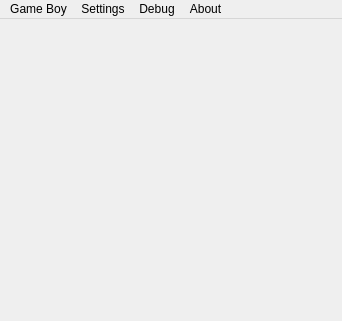
<?xml version="1.0" encoding="UTF-8"?>
<ui version="4.0">
 <class>MainWindow</class>
 <widget class="QMainWindow" name="MainWindow">
  <property name="geometry">
   <rect>
    <x>0</x>
    <y>0</y>
    <width>342</width>
    <height>321</height>
   </rect>
  </property>
  <property name="sizePolicy">
   <sizepolicy hsizetype="Preferred" vsizetype="Preferred">
    <horstretch>0</horstretch>
    <verstretch>0</verstretch>
   </sizepolicy>
  </property>
  <property name="windowTitle">
   <string>Gearboy</string>
  </property>
  <widget class="QWidget" name="centralwidget">
   <property name="sizePolicy">
    <sizepolicy hsizetype="Minimum" vsizetype="Minimum">
     <horstretch>0</horstretch>
     <verstretch>0</verstretch>
    </sizepolicy>
   </property>
   <property name="layoutDirection">
    <enum>Qt::LeftToRight</enum>
   </property>
   <property name="autoFillBackground">
    <bool>false</bool>
   </property>
  </widget>
  <widget class="QMenuBar" name="menubar">
   <property name="geometry">
    <rect>
     <x>0</x>
     <y>0</y>
     <width>342</width>
     <height>26</height>
    </rect>
   </property>
   <property name="sizePolicy">
    <sizepolicy hsizetype="Expanding" vsizetype="MinimumExpanding">
     <horstretch>0</horstretch>
     <verstretch>0</verstretch>
    </sizepolicy>
   </property>
   <widget class="QMenu" name="menuSettings">
    <property name="title">
     <string>Settings</string>
    </property>
    <widget class="QMenu" name="menuWindow_Size">
     <property name="title">
      <string>Window Size</string>
     </property>
     <addaction name="actionX_1"/>
     <addaction name="actionX_2"/>
     <addaction name="actionX_3"/>
     <addaction name="actionX_4"/>
     <addaction name="actionX_5"/>
    </widget>
    <addaction name="actionInput"/>
    <addaction name="actionVideo"/>
    <addaction name="actionSound"/>
    <addaction name="separator"/>
    <addaction name="menuWindow_Size"/>
    <addaction name="actionFullscreen"/>
    <addaction name="separator"/>
    <addaction name="actionForce_Game_Boy_DMG"/>
   </widget>
   <widget class="QMenu" name="menuAbout">
    <property name="title">
     <string>About</string>
    </property>
   </widget>
   <widget class="QMenu" name="menuDebug">
    <property name="title">
     <string>Debug</string>
    </property>
    <addaction name="actionDisassembler"/>
    <addaction name="actionOAM_Viewer"/>
    <addaction name="actionMap_Viewer"/>
    <addaction name="actionPalette_Viewer"/>
   </widget>
   <widget class="QMenu" name="menuGame_Boy">
    <property name="title">
     <string>Game Boy</string>
    </property>
    <widget class="QMenu" name="menuSelect_State_Slot">
     <property name="title">
      <string>Select State Slot</string>
     </property>
     <addaction name="action1"/>
     <addaction name="action2"/>
     <addaction name="action3"/>
     <addaction name="action4"/>
     <addaction name="action5"/>
    </widget>
    <addaction name="actionLoad_ROM"/>
    <addaction name="actionPause"/>
    <addaction name="actionReset"/>
    <addaction name="separator"/>
    <addaction name="menuSelect_State_Slot"/>
    <addaction name="actionSave_State"/>
    <addaction name="actionLoad_State"/>
    <addaction name="separator"/>
    <addaction name="actionSave_State_as"/>
    <addaction name="actionLad_State_from"/>
   </widget>
   <addaction name="menuGame_Boy"/>
   <addaction name="menuSettings"/>
   <addaction name="menuDebug"/>
   <addaction name="menuAbout"/>
  </widget>
  <action name="actionInput">
   <property name="text">
    <string>Input...</string>
   </property>
  </action>
  <action name="actionVideo">
   <property name="text">
    <string>Video...</string>
   </property>
  </action>
  <action name="actionSound">
   <property name="text">
    <string>Sound...</string>
   </property>
  </action>
  <action name="actionForce_Game_Boy_DMG">
   <property name="checkable">
    <bool>true</bool>
   </property>
   <property name="text">
    <string>Force Game Boy DMG</string>
   </property>
  </action>
  <action name="actionDisassembler">
   <property name="text">
    <string>Disassembler...</string>
   </property>
  </action>
  <action name="actionOAM_Viewer">
   <property name="text">
    <string>OAM Viewer...</string>
   </property>
  </action>
  <action name="actionMap_Viewer">
   <property name="text">
    <string>Map Viewer...</string>
   </property>
  </action>
  <action name="actionLoad_ROM">
   <property name="text">
    <string>Load ROM...</string>
   </property>
  </action>
  <action name="action1">
   <property name="checkable">
    <bool>true</bool>
   </property>
   <property name="text">
    <string>1</string>
   </property>
  </action>
  <action name="action2">
   <property name="checkable">
    <bool>true</bool>
   </property>
   <property name="text">
    <string>2</string>
   </property>
  </action>
  <action name="action3">
   <property name="checkable">
    <bool>true</bool>
   </property>
   <property name="text">
    <string>3</string>
   </property>
  </action>
  <action name="action4">
   <property name="checkable">
    <bool>true</bool>
   </property>
   <property name="text">
    <string>4</string>
   </property>
  </action>
  <action name="action5">
   <property name="checkable">
    <bool>true</bool>
   </property>
   <property name="text">
    <string>5</string>
   </property>
  </action>
  <action name="actionSave_State">
   <property name="text">
    <string>Save State</string>
   </property>
   <property name="shortcut">
    <string>Ctrl+S</string>
   </property>
  </action>
  <action name="actionLoad_State">
   <property name="text">
    <string>Load State</string>
   </property>
   <property name="shortcut">
    <string>Ctrl+L</string>
   </property>
  </action>
  <action name="actionSave_State_as">
   <property name="text">
    <string>Save State As...</string>
   </property>
  </action>
  <action name="actionLad_State_from">
   <property name="text">
    <string>Load State From...</string>
   </property>
  </action>
  <action name="actionReset">
   <property name="text">
    <string>Reset</string>
   </property>
   <property name="whatsThis">
    <string/>
   </property>
   <property name="shortcut">
    <string>Ctrl+R</string>
   </property>
  </action>
  <action name="actionPause">
   <property name="checkable">
    <bool>true</bool>
   </property>
   <property name="checked">
    <bool>false</bool>
   </property>
   <property name="text">
    <string>Pause</string>
   </property>
   <property name="shortcut">
    <string>Ctrl+P</string>
   </property>
  </action>
  <action name="actionFullscreen">
   <property name="text">
    <string>Fullscreen</string>
   </property>
   <property name="shortcut">
    <string>Ctrl+F</string>
   </property>
   <property name="shortcutContext">
    <enum>Qt::ApplicationShortcut</enum>
   </property>
  </action>
  <action name="actionPalette_Viewer">
   <property name="text">
    <string>Palette Viewer...</string>
   </property>
  </action>
  <action name="actionX_1">
   <property name="checkable">
    <bool>true</bool>
   </property>
   <property name="text">
    <string>x 1</string>
   </property>
  </action>
  <action name="actionX_2">
   <property name="checkable">
    <bool>true</bool>
   </property>
   <property name="text">
    <string>x 2</string>
   </property>
  </action>
  <action name="actionX_3">
   <property name="checkable">
    <bool>true</bool>
   </property>
   <property name="text">
    <string>x 3</string>
   </property>
  </action>
  <action name="actionX_4">
   <property name="checkable">
    <bool>true</bool>
   </property>
   <property name="text">
    <string>x 4</string>
   </property>
  </action>
  <action name="actionX_5">
   <property name="checkable">
    <bool>true</bool>
   </property>
   <property name="text">
    <string>x 5</string>
   </property>
  </action>
 </widget>
 <resources/>
 <connections>
  <connection>
   <sender>actionLoad_ROM</sender>
   <signal>triggered()</signal>
   <receiver>MainWindow</receiver>
   <slot>MenuGameBoyLoadROM()</slot>
   <hints>
    <hint type="sourcelabel">
     <x>-1</x>
     <y>-1</y>
    </hint>
    <hint type="destinationlabel">
     <x>319</x>
     <y>299</y>
    </hint>
   </hints>
  </connection>
  <connection>
   <sender>actionPause</sender>
   <signal>triggered(bool)</signal>
   <receiver>MainWindow</receiver>
   <slot>MenuGameBoyPause()</slot>
   <hints>
    <hint type="sourcelabel">
     <x>-1</x>
     <y>-1</y>
    </hint>
    <hint type="destinationlabel">
     <x>159</x>
     <y>156</y>
    </hint>
   </hints>
  </connection>
  <connection>
   <sender>actionReset</sender>
   <signal>triggered()</signal>
   <receiver>MainWindow</receiver>
   <slot>MenuGameBoyReset()</slot>
   <hints>
    <hint type="sourcelabel">
     <x>-1</x>
     <y>-1</y>
    </hint>
    <hint type="destinationlabel">
     <x>159</x>
     <y>156</y>
    </hint>
   </hints>
  </connection>
  <connection>
   <sender>actionSave_State</sender>
   <signal>triggered()</signal>
   <receiver>MainWindow</receiver>
   <slot>MenuGameBoySaveState()</slot>
   <hints>
    <hint type="sourcelabel">
     <x>-1</x>
     <y>-1</y>
    </hint>
    <hint type="destinationlabel">
     <x>159</x>
     <y>156</y>
    </hint>
   </hints>
  </connection>
  <connection>
   <sender>actionLoad_State</sender>
   <signal>triggered()</signal>
   <receiver>MainWindow</receiver>
   <slot>MenuGameBoyLoadState()</slot>
   <hints>
    <hint type="sourcelabel">
     <x>-1</x>
     <y>-1</y>
    </hint>
    <hint type="destinationlabel">
     <x>159</x>
     <y>156</y>
    </hint>
   </hints>
  </connection>
  <connection>
   <sender>actionSave_State_as</sender>
   <signal>triggered()</signal>
   <receiver>MainWindow</receiver>
   <slot>MenuGameBoySaveStateAs()</slot>
   <hints>
    <hint type="sourcelabel">
     <x>-1</x>
     <y>-1</y>
    </hint>
    <hint type="destinationlabel">
     <x>159</x>
     <y>156</y>
    </hint>
   </hints>
  </connection>
  <connection>
   <sender>actionLad_State_from</sender>
   <signal>triggered()</signal>
   <receiver>MainWindow</receiver>
   <slot>MenuGameBoyLoadStateFrom()</slot>
   <hints>
    <hint type="sourcelabel">
     <x>-1</x>
     <y>-1</y>
    </hint>
    <hint type="destinationlabel">
     <x>159</x>
     <y>156</y>
    </hint>
   </hints>
  </connection>
  <connection>
   <sender>actionInput</sender>
   <signal>triggered()</signal>
   <receiver>MainWindow</receiver>
   <slot>MenuSettingsInput()</slot>
   <hints>
    <hint type="sourcelabel">
     <x>-1</x>
     <y>-1</y>
    </hint>
    <hint type="destinationlabel">
     <x>159</x>
     <y>156</y>
    </hint>
   </hints>
  </connection>
  <connection>
   <sender>actionVideo</sender>
   <signal>triggered()</signal>
   <receiver>MainWindow</receiver>
   <slot>MenuSettingsVideo()</slot>
   <hints>
    <hint type="sourcelabel">
     <x>-1</x>
     <y>-1</y>
    </hint>
    <hint type="destinationlabel">
     <x>159</x>
     <y>156</y>
    </hint>
   </hints>
  </connection>
  <connection>
   <sender>actionSound</sender>
   <signal>triggered()</signal>
   <receiver>MainWindow</receiver>
   <slot>MenuSettingsSound()</slot>
   <hints>
    <hint type="sourcelabel">
     <x>-1</x>
     <y>-1</y>
    </hint>
    <hint type="destinationlabel">
     <x>159</x>
     <y>156</y>
    </hint>
   </hints>
  </connection>
  <connection>
   <sender>actionFullscreen</sender>
   <signal>triggered()</signal>
   <receiver>MainWindow</receiver>
   <slot>MenuSettingsFullscreen()</slot>
   <hints>
    <hint type="sourcelabel">
     <x>-1</x>
     <y>-1</y>
    </hint>
    <hint type="destinationlabel">
     <x>159</x>
     <y>156</y>
    </hint>
   </hints>
  </connection>
  <connection>
   <sender>actionForce_Game_Boy_DMG</sender>
   <signal>triggered()</signal>
   <receiver>MainWindow</receiver>
   <slot>MenuSettingsForceDMG()</slot>
   <hints>
    <hint type="sourcelabel">
     <x>-1</x>
     <y>-1</y>
    </hint>
    <hint type="destinationlabel">
     <x>159</x>
     <y>156</y>
    </hint>
   </hints>
  </connection>
  <connection>
   <sender>actionDisassembler</sender>
   <signal>triggered()</signal>
   <receiver>MainWindow</receiver>
   <slot>MenuDebugDisassembler()</slot>
   <hints>
    <hint type="sourcelabel">
     <x>-1</x>
     <y>-1</y>
    </hint>
    <hint type="destinationlabel">
     <x>159</x>
     <y>156</y>
    </hint>
   </hints>
  </connection>
  <connection>
   <sender>actionOAM_Viewer</sender>
   <signal>triggered()</signal>
   <receiver>MainWindow</receiver>
   <slot>MenuDebugOAM()</slot>
   <hints>
    <hint type="sourcelabel">
     <x>-1</x>
     <y>-1</y>
    </hint>
    <hint type="destinationlabel">
     <x>159</x>
     <y>156</y>
    </hint>
   </hints>
  </connection>
  <connection>
   <sender>actionMap_Viewer</sender>
   <signal>triggered()</signal>
   <receiver>MainWindow</receiver>
   <slot>MenuDebugMap()</slot>
   <hints>
    <hint type="sourcelabel">
     <x>-1</x>
     <y>-1</y>
    </hint>
    <hint type="destinationlabel">
     <x>159</x>
     <y>156</y>
    </hint>
   </hints>
  </connection>
  <connection>
   <sender>actionPalette_Viewer</sender>
   <signal>triggered()</signal>
   <receiver>MainWindow</receiver>
   <slot>MenuDebugPalette()</slot>
   <hints>
    <hint type="sourcelabel">
     <x>-1</x>
     <y>-1</y>
    </hint>
    <hint type="destinationlabel">
     <x>159</x>
     <y>156</y>
    </hint>
   </hints>
  </connection>
  <connection>
   <sender>menuWindow_Size</sender>
   <signal>triggered(QAction*)</signal>
   <receiver>MainWindow</receiver>
   <slot>MenuSettingsWindowSize(QAction*)</slot>
   <hints>
    <hint type="sourcelabel">
     <x>69</x>
     <y>83</y>
    </hint>
    <hint type="destinationlabel">
     <x>37</x>
     <y>24</y>
    </hint>
   </hints>
  </connection>
 </connections>
 <slots>
  <slot>MenuGameBoyLoadROM()</slot>
  <slot>MenuGameBoyPause()</slot>
  <slot>MenuGameBoyReset()</slot>
  <slot>MenuGameBoySaveState()</slot>
  <slot>MenuGameBoyLoadState()</slot>
  <slot>MenuGameBoySelectStateSlot()</slot>
  <slot>MenuGameBoySaveStateAs()</slot>
  <slot>MenuGameBoyLoadStateFrom()</slot>
  <slot>MenuSettingsInput()</slot>
  <slot>MenuSettingsVideo()</slot>
  <slot>MenuSettingsSound()</slot>
  <slot>MenuSettingsFullscreen()</slot>
  <slot>MenuSettingsForceDMG()</slot>
  <slot>MenuDebugDisassembler()</slot>
  <slot>MenuDebugOAM()</slot>
  <slot>MenuDebugMap()</slot>
  <slot>MenuDebugPalette()</slot>
  <slot>MenuAbout()</slot>
  <slot>MenuPressed()</slot>
  <slot>MenuReleased()</slot>
  <slot>MenuSettingsWindowSize(QAction*)</slot>
 </slots>
</ui>
